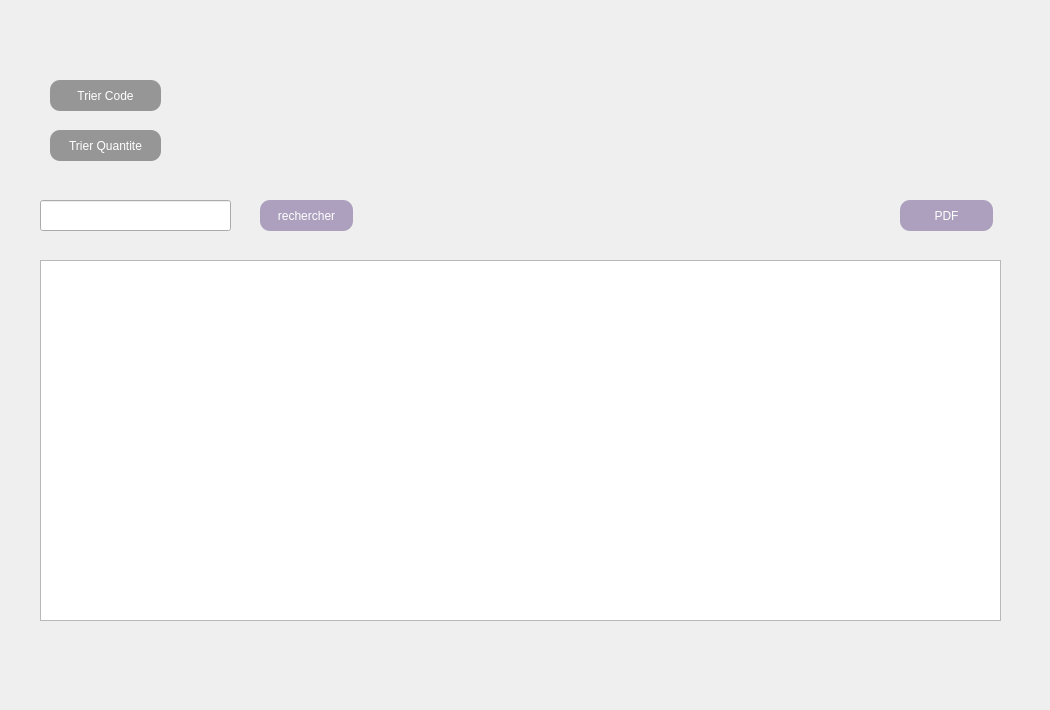
    <widget class="QWidget" name="tab_10">
     <attribute name="title">
      <string>Afficher</string>
     </attribute>
     <widget class="QTableView" name="tableView_2">
      <property name="geometry">
       <rect>
        <x>40</x>
        <y>260</y>
        <width>961</width>
        <height>361</height>
       </rect>
      </property>
     </widget>
     <widget class="QPushButton" name="pushButton_rechercher">
      <property name="geometry">
       <rect>
        <x>260</x>
        <y>200</y>
        <width>93</width>
        <height>31</height>
       </rect>
      </property>
      <property name="styleSheet">
       <string notr="true">#pushButton_rechercher{

border-radius:10px;


background-color: rgb(172, 160, 190);
color:white;
font: 9pt 'Century Gothic';
}</string>
      </property>
      <property name="text">
       <string>rechercher</string>
      </property>
     </widget>
     <widget class="QLineEdit" name="lineEdit_rechercher">
      <property name="geometry">
       <rect>
        <x>40</x>
        <y>200</y>
        <width>191</width>
        <height>31</height>
       </rect>
      </property>
     </widget>
     <widget class="QPushButton" name="pushButton_trier">
      <property name="geometry">
       <rect>
        <x>50</x>
        <y>80</y>
        <width>111</width>
        <height>31</height>
       </rect>
      </property>
      <property name="styleSheet">
       <string notr="true">#pushButton_trier{

border-radius:10px;


background-color: rgb(150, 150, 150);
color:white;
font: 9pt 'Century Gothic';
}
</string>
      </property>
      <property name="text">
       <string>Trier Code</string>
      </property>
     </widget>
     <widget class="QPushButton" name="pushButton_PDF">
      <property name="geometry">
       <rect>
        <x>900</x>
        <y>200</y>
        <width>93</width>
        <height>31</height>
       </rect>
      </property>
      <property name="styleSheet">
       <string notr="true">#pushButton_PDF{

border-radius:10px;


background-color: rgb(172, 160, 190);
color:white;
font: 9pt 'Century Gothic';
}</string>
      </property>
      <property name="text">
       <string>PDF</string>
      </property>
     </widget>
     <widget class="QPushButton" name="pushButton_trier_2">
      <property name="geometry">
       <rect>
        <x>50</x>
        <y>130</y>
        <width>111</width>
        <height>31</height>
       </rect>
      </property>
      <property name="styleSheet">
       <string notr="true">#pushButton_trier_2{

border-radius:10px;


background-color: rgb(150, 150, 150);
color:white;
font: 9pt 'Century Gothic';
}
</string>
      </property>
      <property name="text">
       <string>Trier Quantite</string>
      </property>
     </widget>
     <widget class="QLabel" name="bg_eq_2">
      <property name="geometry">
       <rect>
        <x>0</x>
        <y>-20</y>
        <width>1041</width>
        <height>701</height>
       </rect>
      </property>
      <property name="text">
       <string/>
      </property>
     </widget>
     <zorder>bg_eq_2</zorder>
     <zorder>tableView_2</zorder>
     <zorder>pushButton_rechercher</zorder>
     <zorder>lineEdit_rechercher</zorder>
     <zorder>pushButton_trier</zorder>
     <zorder>pushButton_PDF</zorder>
     <zorder>pushButton_trier_2</zorder>
    </widget>
